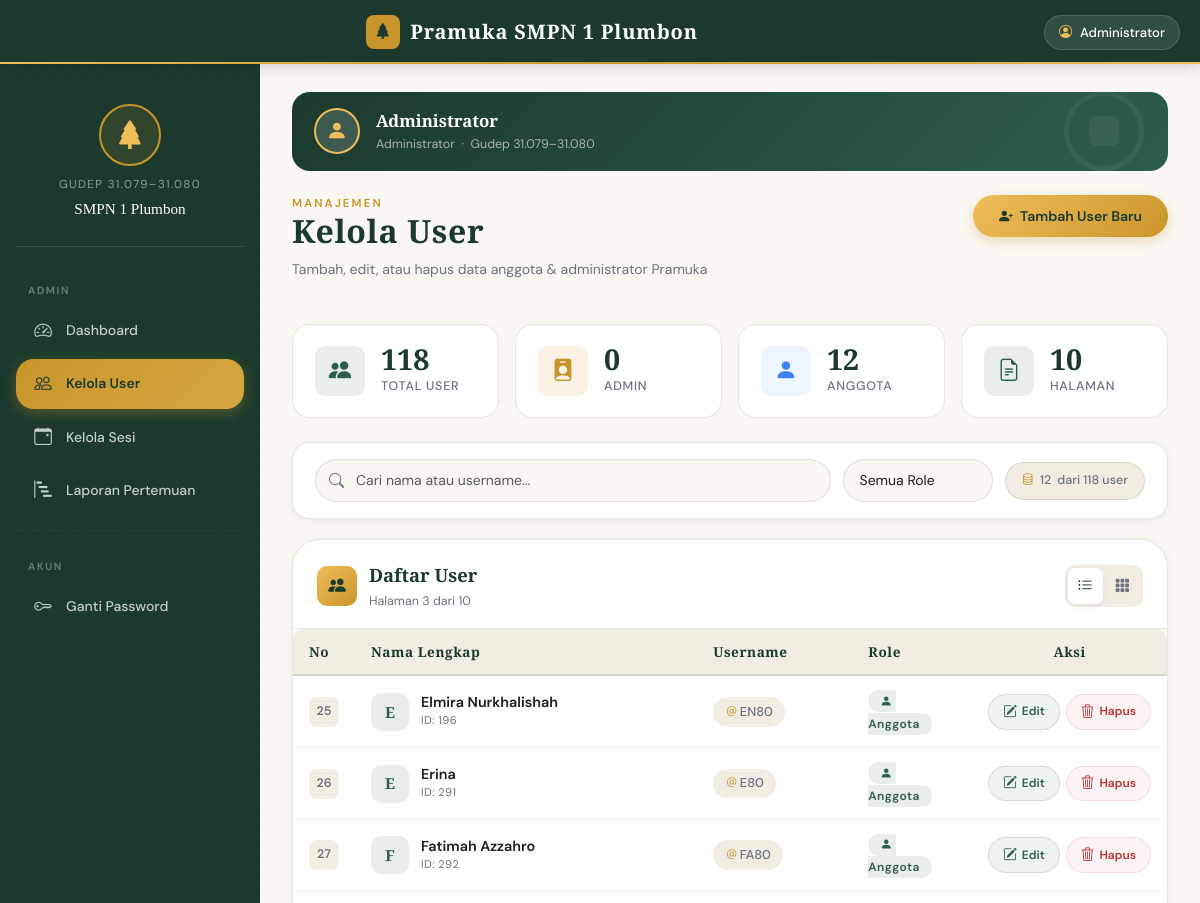
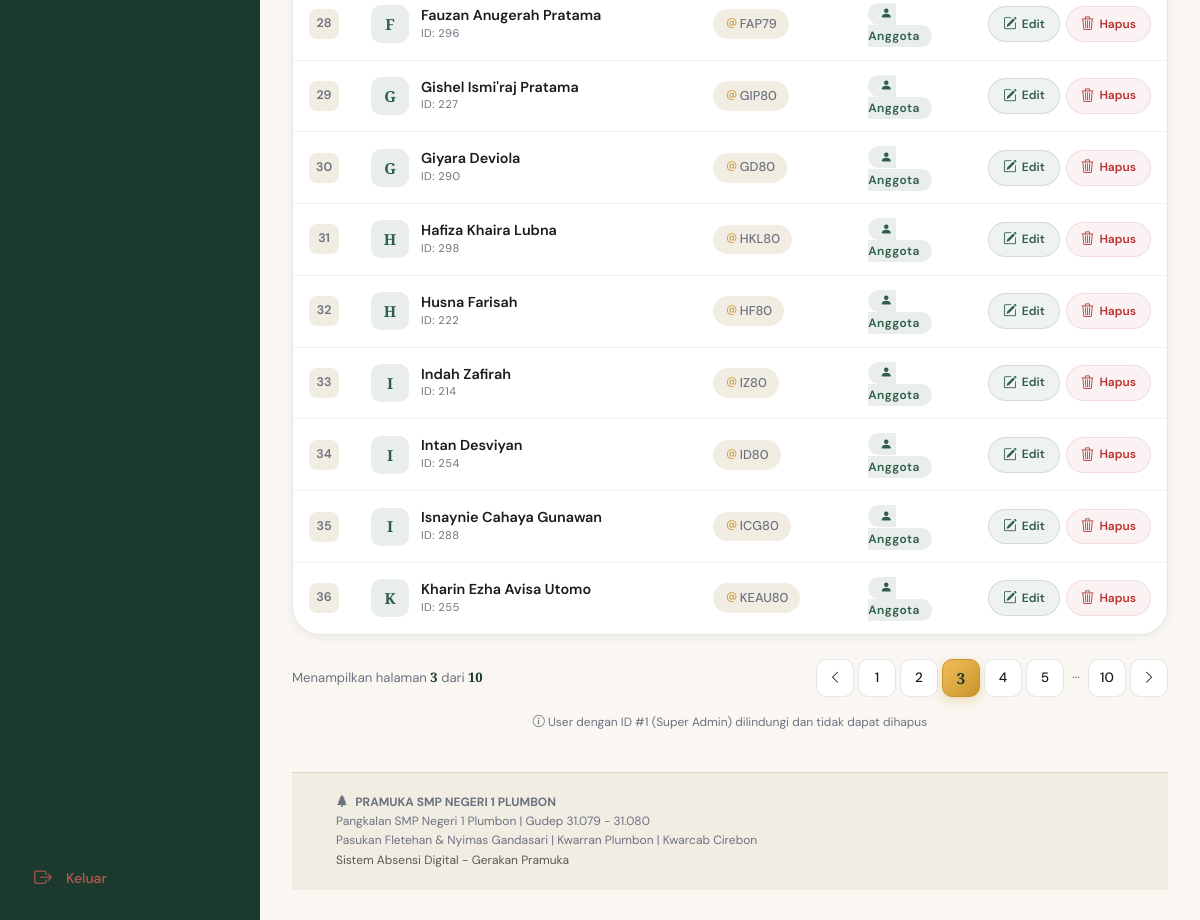
/public/AdminController/users?page=3 (signed in), run on the app's committed database (2 pictures, top to bottom).
### tables this page shows
CREATE TABLE `users` (
  `id` int(11) NOT NULL,
  `username` varchar(50) NOT NULL,
  `password` varchar(255) NOT NULL,
  `nama_lengkap` varchar(100) NOT NULL,
  `kelas` varchar(20) DEFAULT NULL,
  `role` enum('admin','user') DEFAULT 'user',
  `created_at` timestamp NOT NULL DEFAULT current_timestamp()
);

### core/Controller.php (called while the page is built, shortened)
<?php
class Controller {
    public function view($view, $data = []) {
        extract($data);
        require_once '../app/views/templates/header.php';
        require_once '../app/views/' . $view . '.php';
        require_once '../app/views/templates/footer.php';
    }
    public function model($model) {
        return new $model;
    }
}
?>

### app/controllers/AdminController.php (called while the page is built, shortened)
<?php
class AdminController extends Controller {
    private $userModel;
    private $limitPerPage = 12;
    public function __construct() {
        $this->userModel = $this->model('User');
    }
    public function users() {
        $page = isset($_GET['page']) ? max(1, (int)$_GET['page']) : 1;
        $offset = ($page - 1) * $this->limitPerPage;
        $users = $this->userModel->getAllUsersWithRole($this->limitPerPage, $offset);
        $totalUsers = $this->userModel->getTotalUsersCount();
        $totalPages = ceil($totalUsers / $this->limitPerPage);
        $this->view('admin/users', [
            'users' => $users,
            'currentPage' => $page,
            'totalPages' => $totalPages,
            'totalUsers' => $totalUsers
        ]);
    }
}
?>

### public/index.php (called while the page is built, shortened)
<?php
require_once '../config/database.php';
require_once '../core/Controller.php';
$app = new App();
?>

### app/models/User.php (called while the page is built, shortened)
<?php
class User {
    private $db;
    public function __construct() {
        $this->db = Database::getInstance()->getConnection();
    }
    public function getAllUsersWithRole($limit = null, $offset = 0) {
        $sql = "SELECT * FROM users ORDER BY kelas ASC, nama_lengkap ASC";
        if ($limit !== null) {
            $sql .= " LIMIT " . (int)$limit . " OFFSET " . (int)$offset;
        }
        $stmt = $this->db->query($sql);
        return $stmt->fetchAll(PDO::FETCH_ASSOC);
    }
}
?>

### config/database.php (called while the page is built, shortened)
<?php
class Database {
    private static $instance = null;
    private $connection;
    private function __construct() {
        try {
            $this->connection = new PDO(
                "mysql:host=".DB_HOST.";dbname=".DB_NAME.";charset=utf8mb4",
                DB_USER,
                DB_PASS,
                [
                    PDO::ATTR_ERRMODE => PDO::ERRMODE_EXCEPTION,
                    PDO::ATTR_DEFAULT_FETCH_MODE => PDO::FETCH_ASSOC
                ]
            );
        } catch(PDOException $e) {
            die("Connection failed: " . $e->getMessage());
        }
    }
    public static function getInstance() {
        if (self::$instance == null) {
            self::$instance = new Database();
        }
        return self::$instance;
    }
    public function getConnection() {
        return $this->connection;
    }
}
?>

### app/views/admin/users.php (the view, shortened to what this page needs)
<div class="page-header animate-in">
    <div>
        <div class="page-header-eyebrow">Manajemen</div>
        <h1 class="page-header-title">Kelola User</h1>
        <p class="page-header-sub">Tambah, edit, atau hapus data anggota & administrator Pramuka</p>
    </div>
    <a href="<?= BASE_URL ?>/AdminController/addUser" class="btn-scout">
        <i class="bi bi-person-plus-fill"></i> Tambah User Baru
    </a>
</div>
<div class="row g-3 mb-4 animate-in">
    <div class="col-6 col-lg-3">
        <div class="stat-card">
            <div class="stat-icon green">
                <i class="bi bi-people-fill"></i>
            </div>
            <div>
                <div class="stat-value"><?= $data['totalUsers'] ?></div>
                <div class="stat-label">Total User</div>
            </div>
        </div>
    </div>
    <div class="col-6 col-lg-3">
        <div class="stat-card">
            <div class="stat-icon gold">
                <i class="bi bi-person-badge-fill"></i>
            </div>
            <div>
                <div class="stat-value">
                    <?= count(array_filter($data['users'], fn($u) => $u['role'] === 'admin')) ?>
                </div>
                <div class="stat-label">Admin</div>
            </div>
        </div>
    </div>
    <div class="col-6 col-lg-3">
        <div class="stat-card">
            <div class="stat-icon blue">
                <i class="bi bi-person-fill"></i>
            </div>
            <div>
                <div class="stat-value">
                    <?= count(array_filter($data['users'], fn($u) => $u['role'] === 'user')) ?>
                </div>
                <div class="stat-label">Anggota</div>
            </div>
        </div>
    </div>
    <div class="col-6 col-lg-3">
        <div class="stat-card">
            <div class="stat-icon green">
                <i class="bi bi-file-earmark-text"></i>
            </div>
            <div>
                <div class="stat-value"><?= $data['totalPages'] ?></div>
                <div class="stat-label">Halaman</div>
            </div>
        </div>
    </div>
</div>
<div class="card-scout animate-in" style="border-radius: var(--radius-md); margin-bottom: 20px;">
    <div style="padding: 16px 22px; display: flex; align-items: center; gap: 12px; flex-wrap: wrap;">
        <div class="form-scout" style="flex: 1; min-width: 200px;">
            <div class="search-input-wrapper">
                <input type="text"
                       id="searchUser"
                       class="form-control search-input"
                       placeholder="Cari nama atau username...">
            </div>
        </div>
        <div class="form-scout">
            <select class="form-select filter-select" id="filterRole">
                <option value="">Semua Role</option>
            </select>
        </div>
        <div class="user-count-badge">
            <i class="bi bi-database"></i>
            <span id="shownCount"><?= count($data['users']) ?></span> dari <?= $data['totalUsers'] ?> user
        </div>
    </div>
</div>
<div class="card-scout animate-in">
    <div class="card-scout-header">
        <div class="card-scout-icon">
            <i class="bi bi-people-fill"></i>
        </div>
        <div style="flex: 1;">
            <div class="card-scout-title">Daftar User</div>
            <div style="font-size: .78rem; color: var(--c-muted); margin-top: 2px;">
                Halaman <?= $data['currentPage'] ?> dari <?= $data['totalPages'] ?>
            </div>
        </div>
        <div class="view-toggle">
            <button class="view-toggle-btn active" onclick="setView('table', this)" title="Tampilan Tabel">
                <i class="bi bi-list-ul"></i>
            </button>
            <button class="view-toggle-btn" onclick="setView('grid', this)" title="Tampilan Grid">
                <i class="bi bi-grid-3x3-gap-fill"></i>
            </button>
        </div>
    </div>
    <div class="card-scout-body" style="padding: 0;">
        <div class="table-responsive" id="tableView">
            <table class="table-scout" id="userTable">
                <thead>
                    <tr>
                        <th style="width: 56px;">No</th>
                        <th>Nama Lengkap</th>
                        <th>Username</th>
                        <th style="width: 120px;">Role</th>
                        <th style="width: 180px; text-align: center;">Aksi</th>
                    </tr>
                </thead>
                <tbody>
                    <?php
                    $no = ($data['currentPage'] - 1) * 12 + 1;
                    foreach ($data['users'] as $user):
                    ?>
                    <tr class="user-row"
                        data-name="<?= strtolower(htmlspecialchars($user['nama_lengkap'])) ?>"
                        data-username="<?= strtolower(htmlspecialchars($user['username'])) ?>"
                        data-role="<?= $user['role'] ?>">
                        <td>
                            <span class="row-number"><?= $no++ ?></span>
                        </td>
                        <td>
                            <div class="user-cell">
                                <div class="user-cell-avatar <?= $user['role'] === 'admin' ? 'admin' : 'member' ?>">
                                    <?= strtoupper(substr($user['nama_lengkap'], 0, 1)) ?>
                                </div>
                                <div>
                                    <div class="user-cell-name"><?= htmlspecialchars($user['nama_lengkap']) ?></div>
                                    <div class="user-cell-id">ID: <?= $user['id'] ?></div>
                                </div>
                            </div>
                        </td>
                        <td>
                            <span class="username-tag">
                                <i class="bi bi-at"></i><?= htmlspecialchars($user['username']) ?>
                            </span>
                        </td>
                        <td>
                            <?php if ($user['role'] === 'admin'): ?>
                                <span class="status-badge badge-admin">
                                    <i class="bi bi-shield-fill"></i> Admin
                                </span>
                            <?php else: ?>
                                <span class="status-badge badge-member">
                                    <i class="bi bi-person-fill"></i> Anggota
                                </span>
                            <?php endif; ?>
                        </td>
                        <td style="text-align: center;">
                            <div class="action-buttons">
                                <a href="<?= BASE_URL ?>/AdminController/editUser/<?= $user['id'] ?>"
                                   class="btn-action btn-action-edit"
                                   title="Edit User">
                                    <i class="bi bi-pencil-square"></i>
                                    <span>Edit</span>
                                </a>
                                <?php if ($user['id'] != 1): ?>
                                    <a href="<?= BASE_URL ?>/AdminController/deleteUser/<?= $user['id'] ?>"
                                       class="btn-action btn-action-delete"
                                       title="Hapus User"
                                       onclick="return confirmDelete('<?= htmlspecialchars($user['nama_lengkap']) ?>')">
                                        <i class="bi bi-trash3"></i>
                                        <span>Hapus</span>
                                    </a>
                                <?php endif; ?>
                            </div>
                        </td>
                    </tr>
                    <?php endforeach; ?>
                </tbody>
            </table>
        </div>
    </div>
</div>
<?php if ($data['totalPages'] > 1): ?>
<div class="pagination-scout animate-in">
    <div class="pagination-info">
        Menampilkan halaman <strong><?= $data['currentPage'] ?></strong> dari
        <strong><?= $data['totalPages'] ?></strong>
    </div>
    <div class="pagination-buttons">
        <a href="?page=<?= $data['currentPage'] - 1 ?>"
           class="pagination-btn <?= $data['currentPage'] == 1 ? 'disabled' : '' ?>">
            <i class="bi bi-chevron-left"></i>
        </a>
        <?php
        $start = max(1, $data['currentPage'] - 2);
        $end = min($data['totalPages'], $data['currentPage'] + 2);
        ?>
        <?php for ($i = $start; $i <= $end; $i++): ?>
            <a href="?page=<?= $i ?>"
               class="pagination-btn <?= $i == $data['currentPage'] ? 'active' : '' ?>">
                <?= $i ?>
            </a>
        <?php endfor; ?>
        <?php if ($end < $data['totalPages']): ?>
            <?php if ($end < $data['totalPages'] - 1): ?>
                <span class="pagination-dots">···</span>
            <?php endif; ?>
            <a href="?page=<?= $data['totalPages'] ?>" class="pagination-btn">
                <?= $data['totalPages'] ?>
            </a>
        <?php endif; ?>
        <a href="?page=<?= $data['currentPage'] + 1 ?>"
           class="pagination-btn <?= $data['currentPage'] == $data['totalPages'] ? 'disabled' : '' ?>">
            <i class="bi bi-chevron-right"></i>
        </a>
    </div>
</div>
<?php endif; ?>
<div class="text-center mt-3 animate-in" style="font-size: .75rem; color: var(--c-muted);">
    <i class="bi bi-info-circle"></i>
    User dengan ID #1 (Super Admin) dilindungi dan tidak dapat dihapus
</div>

### data on the page
users: nama_lengkap "E", nama_lengkap "Elmira Nurkhalishah", id "196", username "EN80", role "user" (drawn)
users: nama_lengkap "E", nama_lengkap "Erina", id "291", username "E80", role "user" (drawn)
users: nama_lengkap "F", nama_lengkap "Fatimah Azzahro", id "292", username "FA80", role "user" (drawn)
users: nama_lengkap "F", nama_lengkap "Fauzan Anugerah Pratama", id "296", username "FAP79", role "user" (drawn)
users: nama_lengkap "G", nama_lengkap "Gishel Ismi'raj Pratama", id "227", username "GIP80", role "user" (drawn)
users: nama_lengkap "G", nama_lengkap "Giyara Deviola", id "290", username "GD80", role "user" (drawn)
users: nama_lengkap "H", nama_lengkap "Hafiza Khaira Lubna", id "298", username "HKL80", role "user" (drawn)
users: nama_lengkap "H", nama_lengkap "Husna Farisah", id "222", username "HF80", role "user" (drawn)
users: nama_lengkap "I", nama_lengkap "Indah Zafirah", id "214", username "IZ80", role "user" (drawn)
users: nama_lengkap "I", nama_lengkap "Intan Desviyan", id "254", username "ID80", role "user" (drawn)
users: nama_lengkap "I", nama_lengkap "Isnaynie Cahaya Gunawan", id "288", username "ICG80", role "user" (drawn)
users: nama_lengkap "K", nama_lengkap "Kharin Ezha Avisa Utomo", id "255", username "KEAU80", role "user" (drawn)

### other printed values
$_SESSION['nama_lengkap'] "Administrator"
$data['totalUsers'] "118"
count(array_filter($data['users'], fn($u) => $u['role'] === 'admin')) "0"
count(array_filter($data['users'], fn($u) => $u['role'] === 'user')) "12"
$data['totalPages'] "10"
count($data['users']) "12"
$data['currentPage'] "3"
